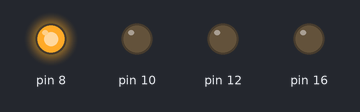
The program below on a simulated Raspberry Pi (header pin numbers). On the bench: output pins drawn as LEDs (lit = HIGH).

Above: at 0.2 s.
At 1.2 s:
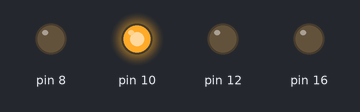
At 2.2 s:
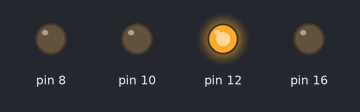
At 3.2 s:
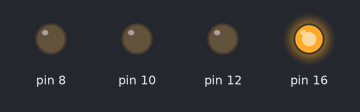
At 4.7 s:
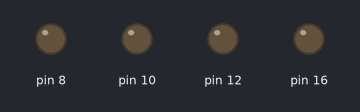
Timing chart, 0 to 5.2 s (numbered marks = the images above):
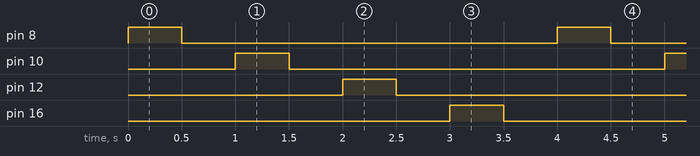

The program:

LED_Flow.py
```python
##ex4) 4°³ÀÇ LED ¼øÂ÷ Á¡¸ê

import RPi.GPIO as GPIO
from time import sleep

GPIO.setwarnings(False)

GPIO.setmode(GPIO.BOARD)
GPIO.setup(8, GPIO.OUT, initial=GPIO.LOW)
GPIO.setup(10, GPIO.OUT, initial=GPIO.LOW)
GPIO.setup(12, GPIO.OUT, initial=GPIO.LOW)
GPIO.setup(16, GPIO.OUT, initial=GPIO.LOW)

while True:
    GPIO.output(8, GPIO.HIGH)
    sleep(0.5)
    GPIO.output(8,GPIO.LOW)
    sleep(0.5)
    GPIO.output(10, GPIO.HIGH)
    sleep(0.5)
    GPIO.output(10,GPIO.LOW)
    sleep(0.5)
    GPIO.output(12, GPIO.HIGH)
    sleep(0.5)
    GPIO.output(12,GPIO.LOW)
    sleep(0.5)
    GPIO.output(16, GPIO.HIGH)
    sleep(0.5)
    GPIO.output(16,GPIO.LOW)
    sleep(0.5)
```

Measured:
- by itself, pin 8, pin 10, pin 12, pin 16: alternates HIGH for 0.50 s and LOW for 3.5 s
- by itself, everything shown: repeats every 4.0 s, in 8 steps
